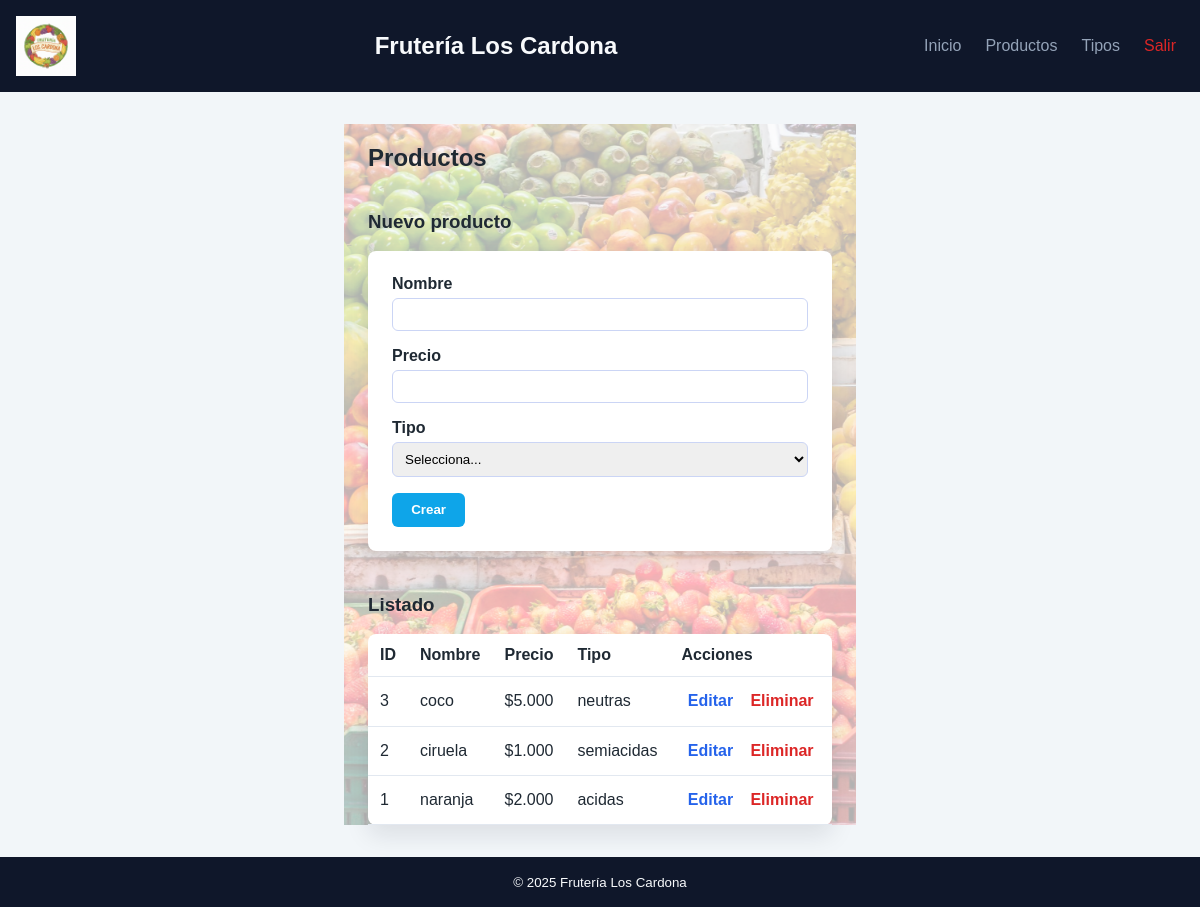
/productos.php (signed in), run on an earlier commit of the app's database.
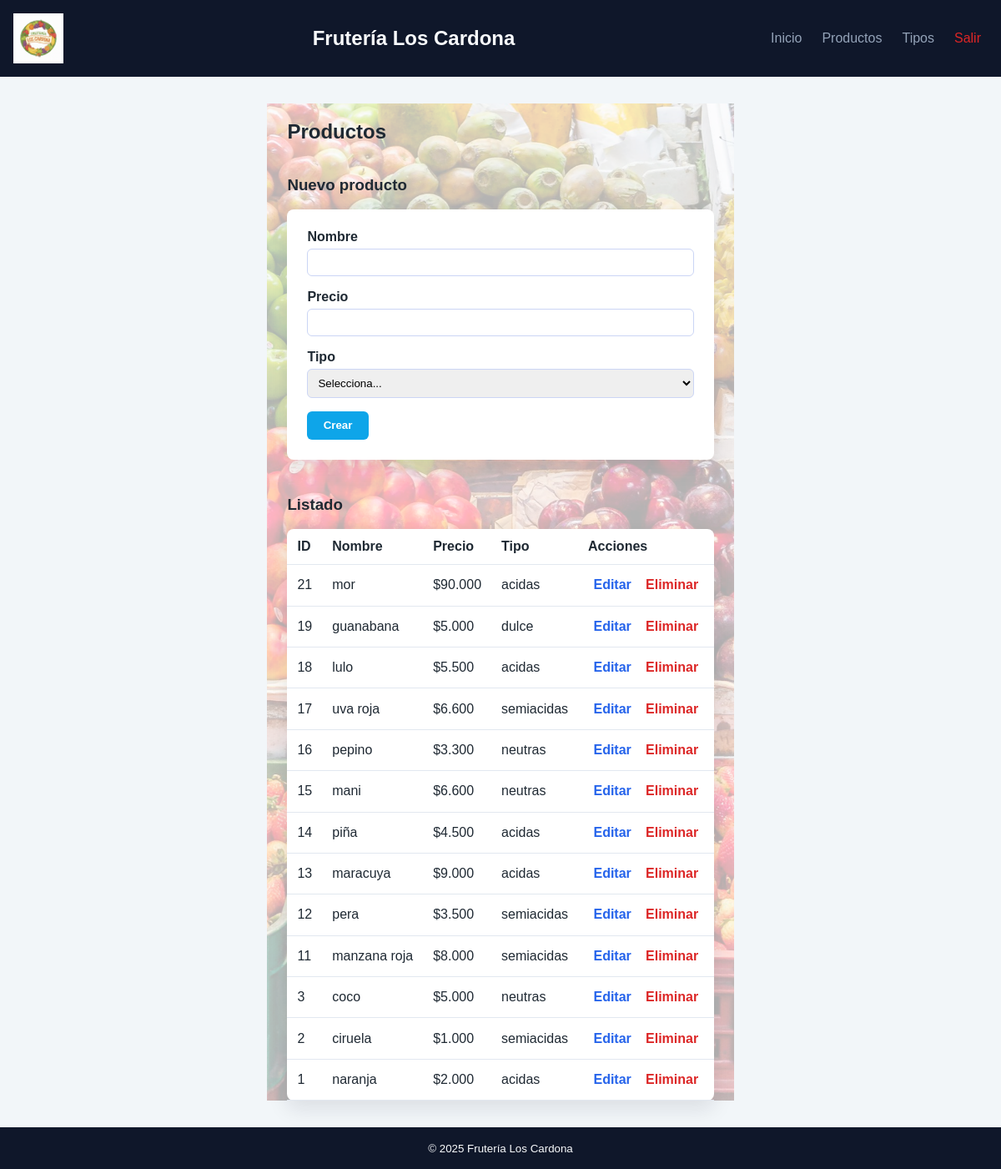
And on a later commit of the database.
### tables this page shows
CREATE TABLE `productos` (
  `id_producto` bigint(20) NOT NULL,
  `nom_prod` varchar(20) NOT NULL,
  `precio` int(11) NOT NULL,
  `fk_tprod` int(11) NOT NULL
);

CREATE TABLE `tipo_prod` (
  `id_tipo_prod` int(11) NOT NULL,
  `nom_tprod` varchar(25) NOT NULL
);

### productos.php (the view, shortened to what this page needs)
<?php
$pdo = db();
$editar = null;
$productos = $pdo->query('SELECT p.*, t.nom_tprod FROM productos p INNER JOIN tipo_prod t ON p.fk_tprod = t.id_tipo_prod ORDER BY p.id_producto DESC')->fetchAll();
require __DIR__ . '/includes/header.php';
?>
<section>
    <h2>Productos</h2>
    <div class="grid-2">
        <article>
            <h3><?php echo $editar ? 'Editar producto' : 'Nuevo producto'; ?></h3>
            <form method="post" class="form">
                <label>
                    Nombre
                    <input type="text" name="nom_prod" maxlength="20" value="<?php echo htmlspecialchars($editar['nom_prod'] ?? ''); ?>" required>
                </label>
                <label>
                    Precio
                    <input type="number" name="precio" min="1" value="<?php echo isset($editar['precio']) ? (int)$editar['precio'] : ''; ?>" required>
                </label>
                <label>
                    Tipo
                    <select name="fk_tprod" required>
                        <option value="">Selecciona...</option>
                    </select>
                </label>
                <button type="submit" class="btn btn-primary"><?php echo $editar ? 'Actualizar' : 'Crear'; ?></button>
            </form>
        </article>
        <article>
            <h3>Listado</h3>
            <table>
                <thead>
                <tr>
                    <th>ID</th>
                    <th>Nombre</th>
                    <th>Precio</th>
                    <th>Tipo</th>
                    <th>Acciones</th>
                </tr>
                </thead>
                <tbody>
                <?php foreach ($productos as $prod): ?>
                    <tr>
                        <td><?php echo (int)$prod['id_producto']; ?></td>
                        <td><?php echo htmlspecialchars($prod['nom_prod']); ?></td>
                        <td>$<?php echo number_format((int)$prod['precio'], 0, ',', '.'); ?></td>
                        <td><?php echo htmlspecialchars($prod['nom_tprod']); ?></td>
                        <td>
                            <a class="btn btn-link" href="productos.php?edit=<?php echo (int)$prod['id_producto']; ?>">Editar</a>
                            <a class="btn btn-link link-danger" href="productos.php?delete=<?php echo (int)$prod['id_producto']; ?>" onclick="return confirm('¿Eliminar este producto?');">Eliminar</a>
                        </td>
                    </tr>
                <?php endforeach; ?>
                </tbody>
            </table>
        </article>
    </div>
</section>
<?php require __DIR__ . '/includes/footer.php'; ?>

### includes/header.php (shortened to what this page needs)
<!DOCTYPE html>
<html lang="es">
<head>
    <link rel="stylesheet" href="assets/css/styles.css">
</head>
<body>
<header class="main-header">
    <div class="header-logo-container">
        <img src="assets/images/logo.png" alt="Logo Frutería Los Cardona" class="header-logo">
    </div>
    <h1 class="header-title">Frutería Los Cardona</h1>
    <?php if (!empty($_SESSION['user'])): ?>
        <nav class="header-nav">
            <a href="dashboard.php">Inicio</a>
            <a href="productos.php">Productos</a>
            <a href="tipo_prod.php">Tipos</a>
            <a href="auth/logout.php" class="link-danger">Salir</a>
        </nav>
    <?php endif; ?>
</header>
<main class="container">

### includes/footer.php
</main>
<footer class="main-footer">
    <small>&copy; <?php echo date('Y'); ?> Frutería Los Cardona</small>
</footer>
</body>
</html>

### assets/css/styles.css (style rules this page uses)
* { box-sizing: border-box; }
body { margin: 0; font-family: Arial, sans-serif; background: #f2f6f9; color: #1f2933; }
a { color: #0a7cff; text-decoration: none; }
.main-header, .main-footer { background: #0f172a; color: #f8fafc; padding: 1rem; }
.main-footer { text-align: center; }
.main-header { display: grid; grid-template-columns: auto 1fr auto; align-items: center; gap: 1rem; position: relative; }
.header-logo-container { display: flex; align-items: center; }
.header-logo { height: 60px; width: auto; object-fit: contain; max-width: 120px; display: block; max-height: 60px; }
.header-title { margin: 0; font-size: 1.5rem; text-align: center; grid-column: 2; }
.header-nav { display: flex; align-items: center; flex-wrap: wrap; gap: 0.5rem; justify-content: flex-end; }
.main-header nav a { margin: 0 0.5rem; color: #94a3b8; }
.container { max-width: 1200px; margin: 2rem auto; padding: 0 1.5rem; }
.auth-card, .card, .form, table { background: #fff; border-radius: 8px; padding: 1.5rem; box-shadow: 0 10px 25px rgba(15, 23, 42, 0.1); }
.form label { display: block; margin-bottom: 1rem; font-weight: 600; }
.form input, .form select { width: 100%; padding: 0.5rem; margin-top: 0.3rem; border: 1px solid #cbd5f5; border-radius: 6px; }
.btn { display: inline-block; padding: 0.6rem 1.2rem; border-radius: 6px; border: none; cursor: pointer; font-weight: bold; text-align: center; }
.btn-primary { background: #0ea5e9; color: #fff; }
.btn-link { background: transparent; color: #2563eb; padding: 0.2rem 0.4rem; }
.link-danger { color: #dc2626 !important; }
.grid-2 { display: grid; grid-template-columns: repeat(auto-fit, minmax(280px, 1fr)); gap: 1.5rem; align-items: start; }
table { width: 100%; border-collapse: collapse; margin-top: 1rem; }
th, td { text-align: left; padding: 0.75rem; border-bottom: 1px solid #e2e8f0; }
html, body { height: 100%; margin: 0; }
body { display: flex; flex-direction: column; }
main { flex: 1; }
main.container { background-image: url('../images/fondo-frutas.jpg'); background-size: cover; background-position: center; background-repeat: no-repeat; background-attachment: fixed; position: relative; }
main.container::before { content: ''; position: absolute; top: 0; left: 0; right: 0; bottom: 0; background: rgba(255, 255, 255, 0.7); z-index: 0; }
main.container > * { position: relative; z-index: 1; }

What changed in the data, as far as the page shows it:
added productos: id_producto "21", nom_prod "mor", precio "90.000", fk_tprod.nom_tprod "acidas"
added productos: id_producto "19", nom_prod "guanabana", precio "5.000", fk_tprod.nom_tprod "dulce"
added productos: id_producto "18", nom_prod "lulo", precio "5.500", fk_tprod.nom_tprod "acidas"
added productos: id_producto "17", nom_prod "uva roja", precio "6.600", fk_tprod.nom_tprod "semiacidas"
added productos: id_producto "16", nom_prod "pepino", precio "3.300", fk_tprod.nom_tprod "neutras"
added productos: id_producto "15", nom_prod "mani", precio "6.600", fk_tprod.nom_tprod "neutras"
added productos: id_producto "14", nom_prod "piña", precio "4.500", fk_tprod.nom_tprod "acidas"
added productos: id_producto "13", nom_prod "maracuya", precio "9.000", fk_tprod.nom_tprod "acidas"
added productos: id_producto "12", nom_prod "pera", precio "3.500", fk_tprod.nom_tprod "semiacidas"
added productos: id_producto "11", nom_prod "manzana roja", precio "8.000", fk_tprod.nom_tprod "semiacidas"
